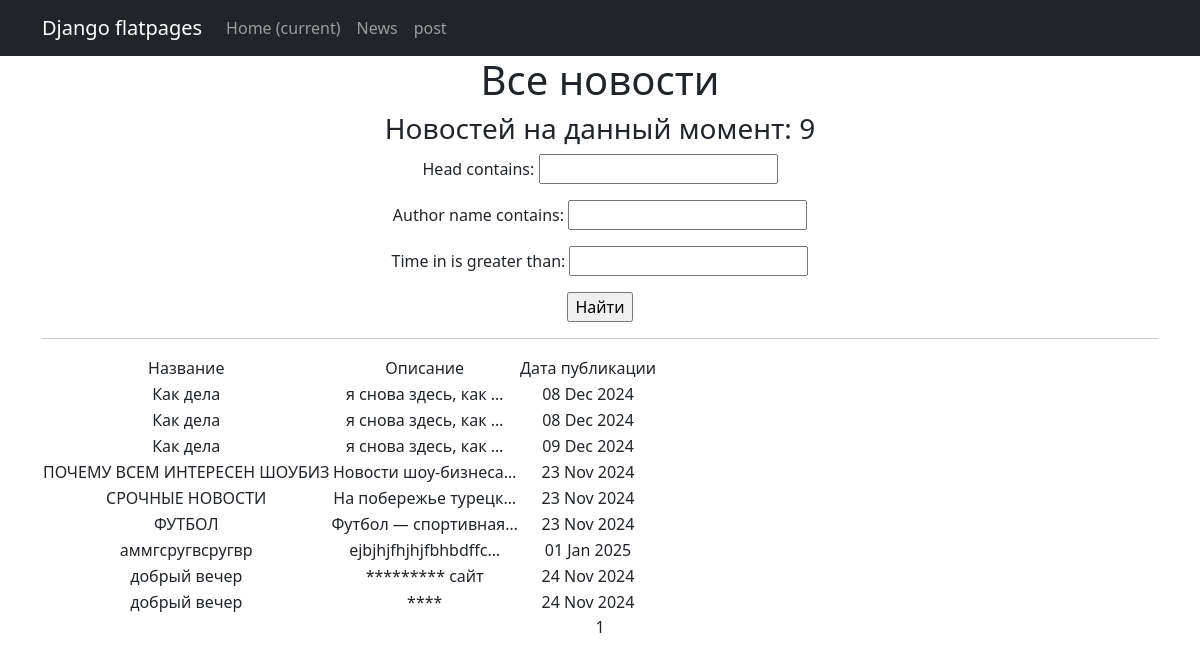
The page /news/ on the database as committed earlier.
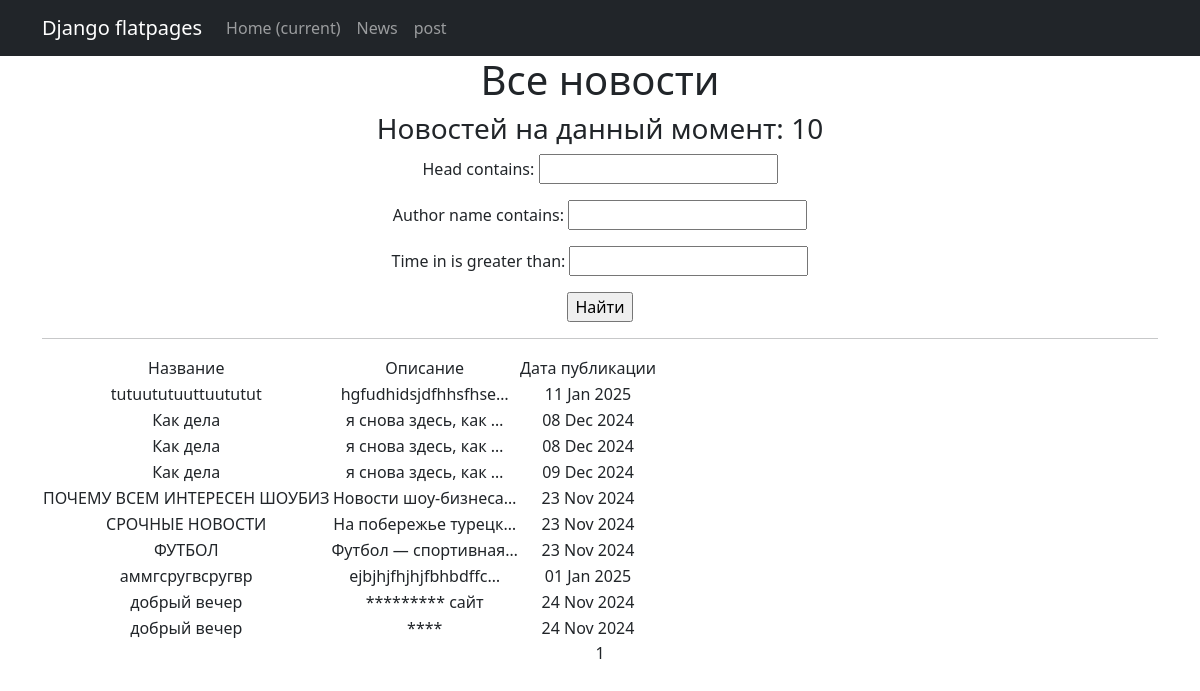
The same page on the database as committed later.
### news/models.py (models this page shows, shortened)
class Post(models.Model):
    time_in = models.DateTimeField(auto_now_add=True, null=True)
    rank_post = models.IntegerField(default=0)
    text_post = models.TextField()
    head = models.CharField(max_length=255)
    position = models.CharField(max_length=2,
                                choices=POSITIONS,
                                default=news)
    author = models.ForeignKey(Author, on_delete=models.CASCADE)
    category = models.ManyToManyField(Category, through='PostCategory')

### news/views.py (the view, shortened to what this page needs)
# urls.py: path('', NewsList.as_view(), name='news_list'),
class NewsList(ListView):
    model = Post
    ordering = 'head'
    template_name = 'news.html'
    context_object_name = 'news'
    paginate_by = 10
    def get_queryset(self):
        queryset = super().get_queryset()
        self.filterset = NewsFilter(self.request.GET, queryset)
        return self.filterset.qs
    def get_context_data(self, **kwargs):
        context = super().get_context_data(**kwargs)
        context['filterset'] = self.filterset
        return context

### news/templatetags/censor_filters.py (called while the page is built)
@register.filter(name='censor')
def censor(text):
    if not isinstance(text, str):
        return text
    bad_words_regex = re.compile(r'\b(?:' + '|'.join(re.escape(word) for word in BAD_WORDS) + r')\b', re.IGNORECASE)
    return bad_words_regex.sub(lambda x: '*' * len(x.group()), text)

### templates/news.html (shortened to what this page needs)
{% extends 'flatpages/default.html' %}
{%load censor_filters%}
{%load custom_tags%}
{% block content %}
   <h1>Все новости</h1>
   <h3>Новостей на данный момент: {{ news|length }}</h3>
   <form action="" method="get">
       {{ filterset.form.as_p }}
       <input type="submit" value="Найти" />
   </form>
   <hr>
   {% if news %}
       <table>
           <tr>
               <td>Название</td>
               <td>Описание</td>
               <td>Дата публикации</td>
           </tr>
           {% for post in news %}
           <tr>
               <td>{{ post.head|censor }}</td>
               <td>{{ post.text_post|censor|truncatechars:20 }}</td>
               <td>{{ post.time_in|date:'d M Y' }}</td>
           </tr>
           {% endfor %}
       </table>
   {% else %}
       <h2>Новостей нет!</h2>
   {% endif %}
   {{ page_obj.number }}
{% endblock content %}

Rows that differ between the two databases and show on the page:
added Post: head|censor "tutuututuuttuututut", text_post|censor "hgfudhidsjdfhhsfhse…", time_in "11 Jan 2025"
Other text that changed with them:
{{ news|length }}: "9" → "10"
